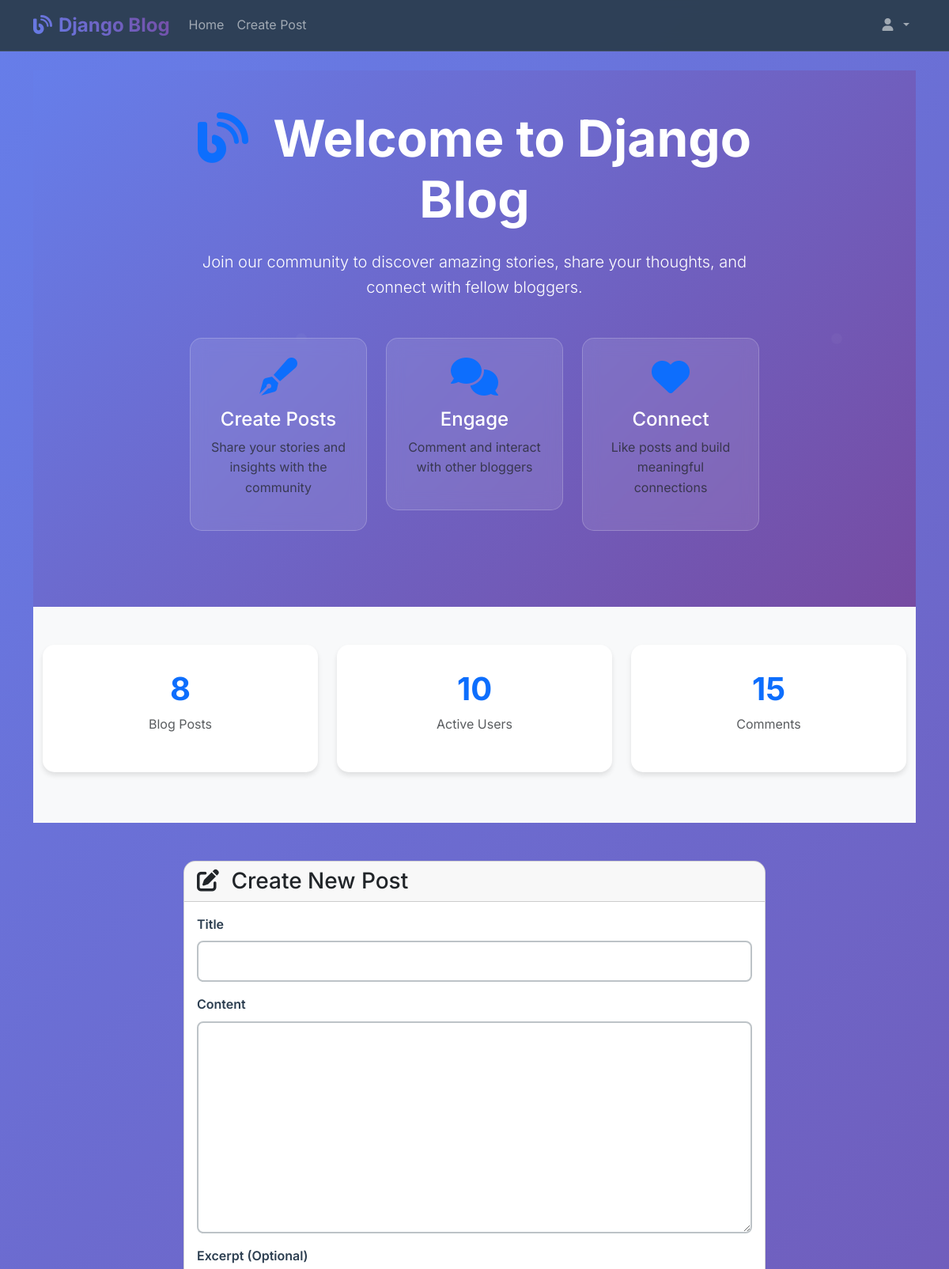
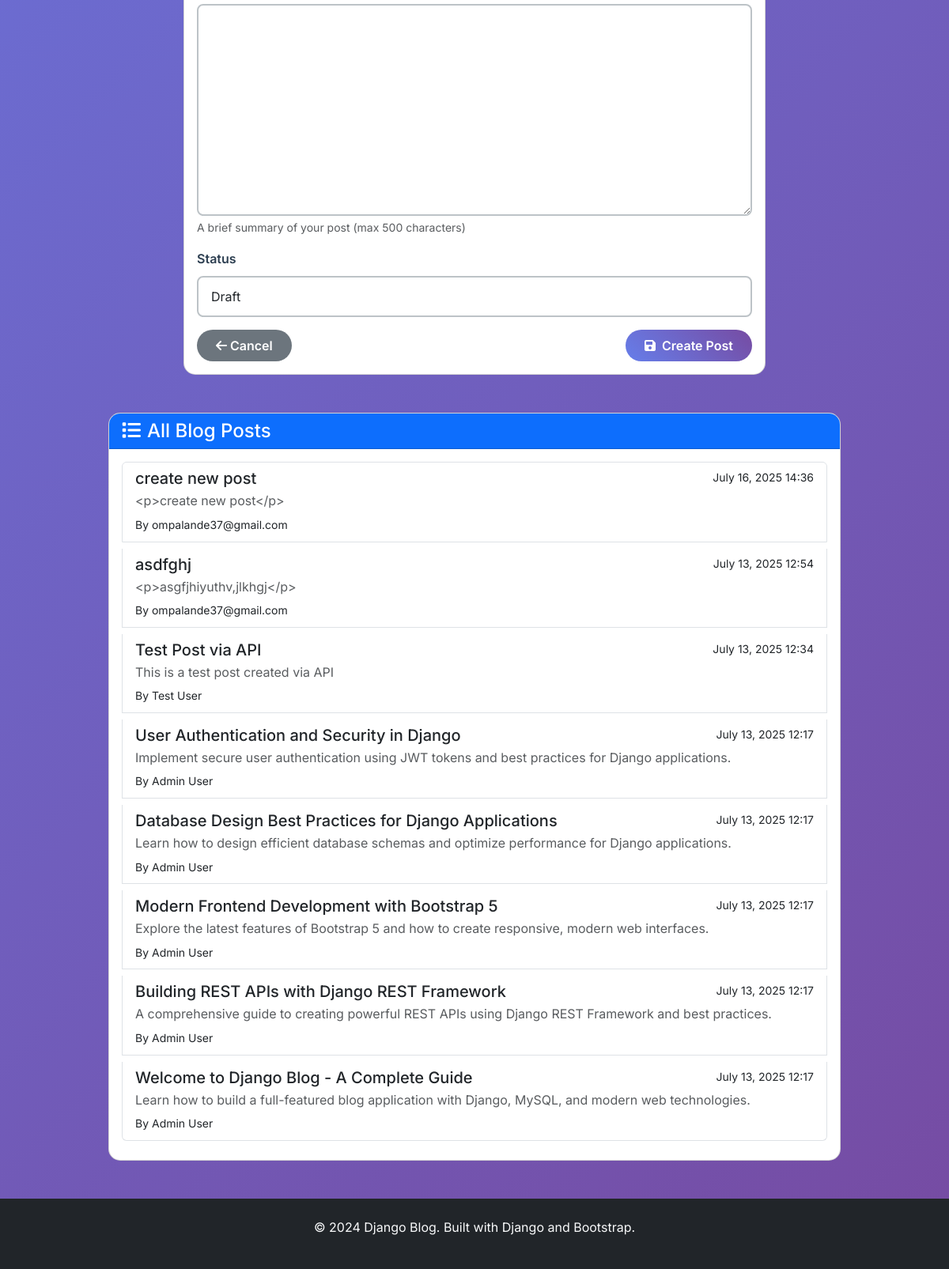
The page /create/ (signed in) on the database its author committed (2 pictures, top to bottom).
### blog/models.py (models this page shows, shortened)
class BlogPost(models.Model):
    STATUS_CHOICES = [
        ('draft', 'Draft'),
        ('published', 'Published')
    ]
    title = models.CharField(max_length=200)
    content = RichTextField()
    author = models.ForeignKey(User, on_delete=models.CASCADE, related_name='blog_posts')
    timestamp = models.DateTimeField(auto_now_add=True)
    updated_at = models.DateTimeField(auto_now=True)
    status = models.CharField(max_length=10, choices=STATUS_CHOICES, default='draft')
    slug = models.SlugField(max_length=200, unique=True, blank=True)
    excerpt = models.TextField(max_length=500, blank=True)
    class Meta:
        ordering = ['-timestamp']

### blog/views.py (the view, shortened to what this page needs)
# urls.py: path('create/', views.BlogCreateView.as_view(), name='blog_create'),
class BlogCreateView(LoginRequiredMixin, CreateView):
    model = BlogPost
    template_name = 'blog/blog_form.html'
    fields = ['title', 'content', 'excerpt', 'status']
    success_url = reverse_lazy('blog_list')
    def get_context_data(self, **kwargs):
        context = super().get_context_data(**kwargs)
        from django.contrib.auth.models import User
        from .models import Comment
        context['all_posts'] = BlogPost.objects.filter(status='published').order_by('-timestamp')
        context['user_count'] = User.objects.count()
        context['comment_count'] = Comment.objects.count()
        return context

### templates/blog/blog_form.html (shortened to what this page needs)
{% extends 'base.html' %}
{% block content %}
<div class="welcome-page">
    <div class="hero-section text-center py-5">
        <div class="container">
            <div class="row justify-content-center">
                <div class="col-lg-8">
                    <h1 class="display-3 fw-bold mb-4">
                        <i class="fas fa-blog text-primary me-3"></i>
                        Welcome to Django Blog
                    </h1>
                    <p class="lead mb-5">
                        Join our community to discover amazing stories, share your thoughts, and connect with fellow bloggers.
                    </p>
                    <div class="row mb-5">
                        <div class="col-md-4">
                            <div class="feature-card text-center p-4">
                                <i class="fas fa-pen-fancy fa-3x text-primary mb-3"></i>
                                <h4>Create Posts</h4>
                                <p class="text-muted">Share your stories and insights with the community</p>
                            </div>
                        </div>
                        <div class="col-md-4">
                            <div class="feature-card text-center p-4">
                                <i class="fas fa-comments fa-3x text-primary mb-3"></i>
                                <h4>Engage</h4>
                                <p class="text-muted">Comment and interact with other bloggers</p>
                            </div>
                        </div>
                        <div class="col-md-4">
                            <div class="feature-card text-center p-4">
                                <i class="fas fa-heart fa-3x text-primary mb-3"></i>
                                <h4>Connect</h4>
                                <p class="text-muted">Like posts and build meaningful connections</p>
                            </div>
                        </div>
                    </div>
                </div>
            </div>
        </div>
    </div>
    <div class="stats-section py-5 bg-light">
        <div class="container">
            <div class="row text-center">
                <div class="col-md-4">
                    <div class="stat-card">
                        <h3 class="text-primary fw-bold">{{ all_posts|length|default:"0" }}</h3>
                        <p class="text-muted">Blog Posts</p>
                    </div>
                </div>
                <div class="col-md-4">
                    <div class="stat-card">
                        <h3 class="text-primary fw-bold">{{ user_count|default:"0" }}</h3>
                        <p class="text-muted">Active Users</p>
                    </div>
                </div>
                <div class="col-md-4">
                    <div class="stat-card">
                        <h3 class="text-primary fw-bold">{{ comment_count|default:"0" }}</h3>
                        <p class="text-muted">Comments</p>
                    </div>
                </div>
            </div>
        </div>
    </div>
    <div class="row justify-content-center mt-5">
        <div class="col-md-8">
            <div class="card">
                <div class="card-header">
                    <h3 class="mb-0">
                        <i class="fas fa-edit me-2"></i>
                        Create New Post
                    </h3>
                </div>
                <div class="card-body">
                    <form method="post">
                        <div class="mb-3">
                            <label for="{{ form.title.id_for_label }}" class="form-label">Title</label>
                            {{ form.title }}
                        </div>
                        <div class="mb-3">
                            <label for="{{ form.content.id_for_label }}" class="form-label">Content</label>
                            {{ form.content }}
                        </div>
                        <div class="mb-3">
                            <label for="{{ form.excerpt.id_for_label }}" class="form-label">Excerpt (Optional)</label>
                            {{ form.excerpt }}
                            <div class="form-text">A brief summary of your post (max 500 characters)</div>
                        </div>
                        <div class="mb-3">
                            <label for="{{ form.status.id_for_label }}" class="form-label">Status</label>
                            {{ form.status }}
                        </div>
                        <div class="d-flex justify-content-between">
                            <a href="{% url 'blog_list' %}" class="btn btn-secondary">
                                <i class="fas fa-arrow-left me-1"></i>Cancel
                            </a>
                            <button type="submit" class="btn btn-primary">
                                <i class="fas fa-save me-1"></i>
                                Create Post
                            </button>
                        </div>
                    </form>
                </div>
            </div>
        </div>
    </div>
    <div class="row justify-content-center mt-5">
        <div class="col-md-10">
            <div class="card">
                <div class="card-header bg-primary text-white">
                    <h4 class="mb-0"><i class="fas fa-list me-2"></i>All Blog Posts</h4>
                </div>
                <div class="card-body">
                    {% if all_posts %}
                        <div class="list-group">
                            {% for post in all_posts %}
                            <a href="{% url 'blog_detail' post.slug %}" class="list-group-item list-group-item-action mb-2">
                                <div class="d-flex w-100 justify-content-between">
                                    <h5 class="mb-1">{{ post.title }}</h5>
                                    <small>{{ post.timestamp|date:"F d, Y H:i" }}</small>
                                </div>
                                <p class="mb-1 text-muted">{{ post.excerpt|default:post.content|truncatewords:20 }}</p>
                                <small>By {{ post.author.get_full_name|default:post.author.username }}</small>
                            </a>
                            {% endfor %}
                        </div>
                    {% else %}
                        <p class="text-muted">No blog posts found.</p>
                    {% endif %}
                </div>
            </div>
        </div>
    </div>
</div>
{% endblock %}

### static/css/custom.css (style rules this page uses)
:root { --primary-color: #667eea; --secondary-color: #764ba2; --accent-color: #f093fb; --success-color: #4facfe; --warning-color: #f093fb; --danger-color: #f093fb; --dark-color: #2c3e50; --light-color: #ecf0f1; --text-color: #2c3e50; --text-muted: #7f8c8d; --border-color: #bdc3c7; --shadow: 0 4px 6px rgba(0, 0, 0, 0.1); --shadow-hover: 0 8px 15px rgba(0, 0, 0, 0.2); --transition: all 0.3s ease; }
body { font-family: 'Inter', -apple-system, BlinkMacSystemFont, 'Segoe UI', Roboto, sans-serif; line-height: 1.6; color: var(--text-color); background: linear-gradient(135deg, #667eea 0%, #764ba2 100%); min-height: 100vh; }
.btn { border-radius: 25px; font-weight: 600; padding: 0.5rem 1.5rem; transition: var(--transition); border: none; }
.btn-primary { background: linear-gradient(45deg, var(--primary-color), var(--secondary-color)); border: none; }
.form-control { border: 2px solid var(--border-color); border-radius: 8px; padding: 0.75rem 1rem; transition: var(--transition); }
.form-label { font-weight: 600; color: var(--text-color); margin-bottom: 0.5rem; }

### templates/blog/blog_form.html (style rules this page uses)
.welcome-page { min-height: 100vh; }
.hero-section { background: linear-gradient(135deg, #667eea 0%, #764ba2 100%); color: white; position: relative; overflow: hidden; }
.hero-section::before { content: ''; position: absolute; top: 0; left: 0; right: 0; bottom: 0; opacity: 0.3; }
.hero-section .container { position: relative; z-index: 1; }
.feature-card { background: rgba(255, 255, 255, 0.1); border-radius: 15px; backdrop-filter: blur(10px); border: 1px solid rgba(255, 255, 255, 0.2); transition: transform 0.3s ease; }
.stat-card { padding: 2rem; background: white; border-radius: 15px; box-shadow: 0 4px 6px rgba(0, 0, 0, 0.1); margin-bottom: 1rem; }
.stat-card h3 { font-size: 2.5rem; margin-bottom: 0.5rem; }
.card { border-radius: 15px; overflow: hidden; }

### rows shown on the page
BlogPost: title "create new post", timestamp "July 16, 2025 14:36", excerpt "<p>create new post</p>", author.get_full_name "ompalande37@gmail.com"
BlogPost: title "asdfghj", timestamp "July 13, 2025 12:54", excerpt "<p>asgfjhiyuthv,jlkhgj</p>", author.get_full_name "ompalande37@gmail.com"
BlogPost: title "Test Post via API", timestamp "July 13, 2025 12:34", excerpt "This is a test post created via API", author.get_full_name "Test User"
BlogPost: title "User Authentication and Security in Django", timestamp "July 13, 2025 12:17", excerpt "Implement secure user authentication using JWT tokens and best practices for Django applications.", author.get_full_name "Admin User"
BlogPost: title "Database Design Best Practices for Django Applications", timestamp "July 13, 2025 12:17", excerpt "Learn how to design efficient database schemas and optimize performance for Django applications.", author.get_full_name "Admin User"
BlogPost: title "Modern Frontend Development with Bootstrap 5", timestamp "July 13, 2025 12:17", excerpt "Explore the latest features of Bootstrap 5 and how to create responsive, modern web interfaces.", author.get_full_name "Admin User"
BlogPost: title "Building REST APIs with Django REST Framework", timestamp "July 13, 2025 12:17", excerpt "A comprehensive guide to creating powerful REST APIs using Django REST Framework and best practices.", author.get_full_name "Admin User"
BlogPost: title "Welcome to Django Blog - A Complete Guide", timestamp "July 13, 2025 12:17", excerpt "Learn how to build a full-featured blog application with Django, MySQL, and modern web technologies.", author.get_full_name "Admin User"

### other values the page prints
{{ all_posts|length|default:"0" }} "8"
{{ user_count|default:"0" }} "10"
{{ comment_count|default:"0" }} "15"
